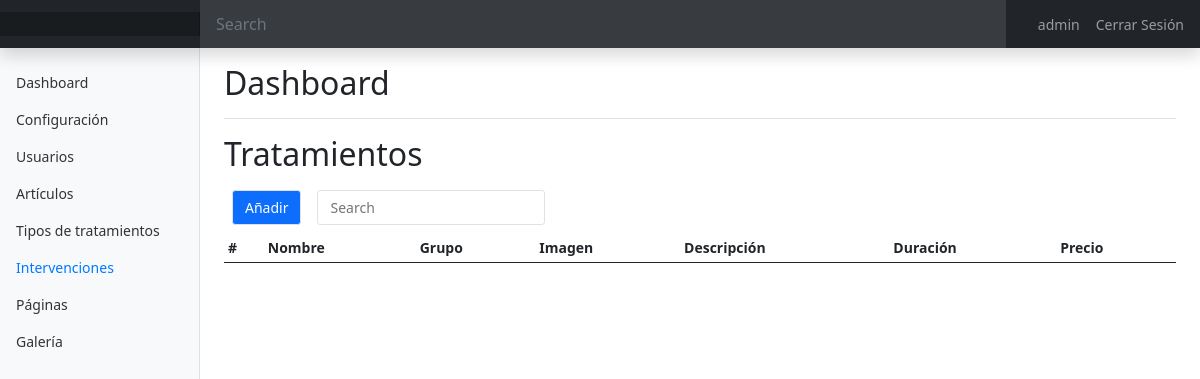
The page /admin.php?section=treatmentsInterventions (signed in) on the database as committed earlier.
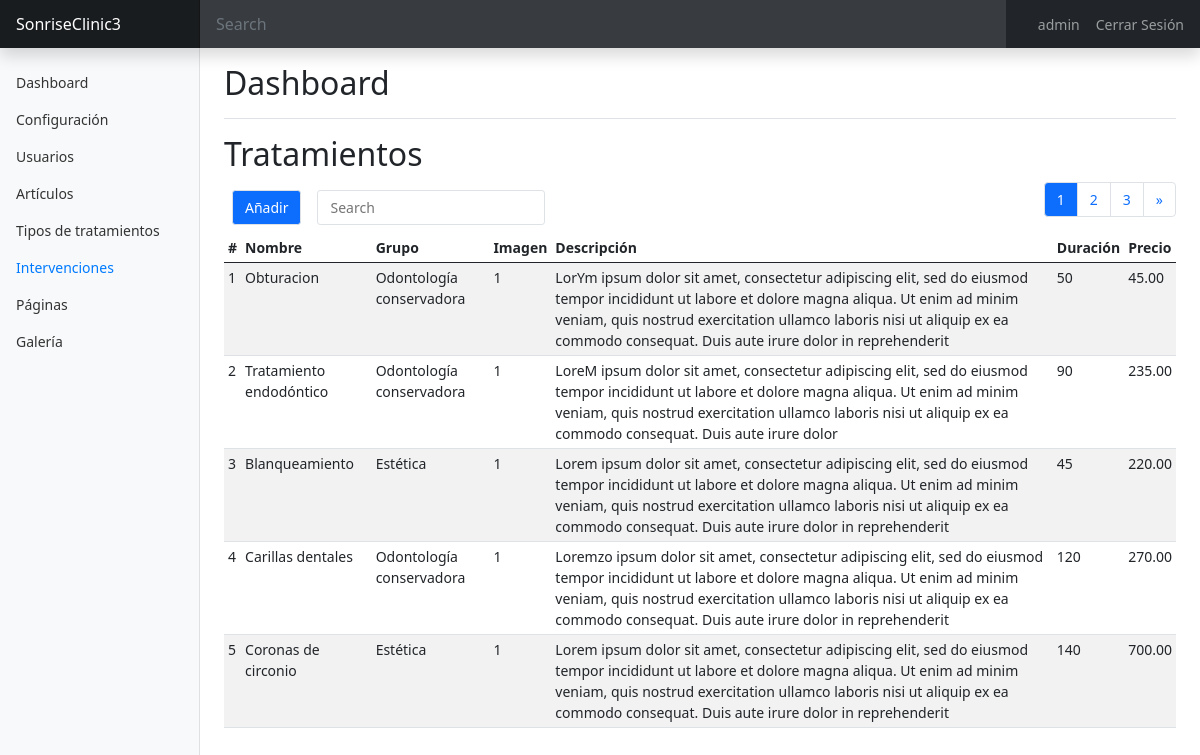
The same page on the database as committed later.
### tables this page shows
CREATE TABLE `settings` (
  `id` int(9) NOT NULL,
  `type` varchar(10) NOT NULL,
  `label` varchar(25) NOT NULL,
  `value` varchar(255) NOT NULL
);

CREATE TABLE `treatmentsinterventions` (
  `id` int(11) NOT NULL,
  `name` varchar(100) NOT NULL,
  `categorie` int(1) NOT NULL,
  `duration` int(3) NOT NULL,
  `price` float(6,2) NOT NULL,
  `info` varchar(400) NOT NULL,
  `image` int(8) NOT NULL
);

### includes/sessions.php (called while the page is built, shortened)
<?php
if (isset($_SESSION['lang'])) {
    $lang = $_SESSION['lang'];
} else {
    $lang = null;
}

### lang/es.php (called while the page is built)
<?php
$texts = array(
  'app_Title' => "SonriseClinic",
  'mn_Home' => "Inicio",
  'mn_News' => "Novedades",
  'mn_Categories' => "Categorías",
  'mn_Meeting' => "Gestión de Citas",
  'mn_Chat' => "Chat Interno",
  'mn_Speciality' => "Especialidades",
  'mn_Login' => "Iniciar Sesión",
  'mn_Logout' => "Cerrar Sesión",
  'mn_Admin' => "Panel de Control",
  'mn_Cites' => "Mis citas",
  'frm_Email' => "Dirección de correo electrónico",
  'frm_Pass' => "Clave",
  'frm_Send' => "Enviar",
  'frm_Remember' => "Recordar sesión",
  'frm_Name' => "Nick",
  'frm_FirstName' => "Nombre",
  'frm_LastName' => "Apellidos",
  'frm_Roles' => "Rol",
  'frm_Type' => "Grupo",
  'frm_Label' => "Etiqueta",
  'frm_Value' => "Valor",
  'frm_Title' => "Título",
  'frm_Subtitle' => "Subtítulo",
  'frm_Text' => "Texto",
  'frm_Image' => "Imagen",
  'frm_Desc' => "Descripción",
  'frm_Duration' => "Duración",
  'frm_Price' => "Precio",
  'frm_Categorie' => "Categoría",
  'frm_lblImages' => "Nombre",
  'frm_Src' => "Ubicación",
  'frm_lblLong' => "Texto pie de imagen",
  'frm_Style' => "Style-CSS",
  'btn_Update' => "Actualizar",
  'btn_Deleted' => "Eliminar",
  'btn_Ok' => "Aceptar",
  'btn_Close' => "Cerrar",
  'Learn_more' => 'Leer Más',
  'btn_AddUser' => 'Añadir nuevo usuario',
  'btn_Add' => 'Añadir',
  'sect_gallery' => "Galería",
  'sect_users' => "Usuarios",
  'sect_settings' => "Configuración",
  'sect_categories' => "Categorías",
  'sect_articles' => "Artículos",
  'sect_pages' => "Páginas",
  'sect_treatments' => "Tratamientos",
  'sect_treatmentsCategories' => "Tipos de tratamientos",
  'sect_Interventions' => "Intervenciones",
  'modal_title_confirm' => "Confirme opción",
  'modal_text_confirm' => "Esta opción no es posible deshacerla. Si realmente está seguro/a pulse en 'Aceptar'",
  'err_NotAutenticates' => "Usuario no registrado",
  'err_UpdateInfo' => "Fallo al actualizar los datos",
  'err_MissingData' => "Faltan datos por cumplimentar",
  'date_Published' => "Fecha de publicación",
);

### includes/functions.php (called while the page is built, shortened)
<?php
function __($str, $lang = null){
  if (file_exists('lang/'.$lang.'.php')):
    if ( isset($texts[$str]) ){
      $str = $texts[$str];
    }
  endif;
  return $str;
}

### includes/class.data.php (called while the page is built, shortened)
<?php
class DataBase
{
    var $connection;
    public function __construct()
    {
        if (DB_PASS == NULL)
            $this->connection = mysqli_connect(DB_SERVER, DB_USER, DB_NAME);
        else
            $this->connection = mysqli_connect(DB_SERVER, DB_USER, DB_PASS, DB_NAME);
        return true;
    }
    public function send($sql, $type = 'ARRAY')
    {
        $result = mysqli_query($this->connection, $sql) or die(mysqli_error($this->connection));
        $return = array();
        if ($type == 'ARRAY')
            while (($return[] = mysqli_fetch_array($result))) {
            }
        else
            while (($return[] = mysqli_fetch_assoc($result))) {
            }
        if (count($return) > 1)
            unset($return[count($return) - 1]);
        else
            $return = FALSE;
        return $return;
    }
    public function select($table, $where, $type = 'ARRAY')
    {
        $sql = "SELECT * FROM " . $table . " WHERE " . $where;
        $result = mysqli_query($this->connection, $sql);
        $return = array();
        if ($type == 'ARRAY')
            while (($return[] = mysqli_fetch_array($result))) {
            }
        else
            while (($return[] = mysqli_fetch_assoc($result))) {
            }
        if (count($return) > 1)
            unset($return[count($return) - 1]);
        else
            $return = FALSE;
        return $return;
    }
}

### admin/treatmentsInterventions.php (the view, shortened to what the changed rows need)
<?php
$categories = $db->send("SELECT name FROM treatmentsCategories;");
$categoriesNames = array();
foreach ($categories as $categorie) {
  array_push($categoriesNames, $categorie['name']);
}
?>
<h2><?= __('sect_treatments', $lang) ?></h2>
<div class="table-responsive">
  <?php
  include "admin/pagination.php";
  ?>
  <table class="table table-striped table-sm table-hover">
    <thead>
      <tr>
        <th>#</th>
        <th><?= __('frm_FirstName', $lang) ?></th>
        <th><?= __('frm_Type', $lang) ?></th>
        <th><?= __('frm_Image', $lang) ?></th>
        <th><?= __('frm_Desc', $lang) ?></th>
        <th><?= __('frm_Duration', $lang) ?></th>
        <th><?= __('frm_Price', $lang) ?></th>
      </tr>
    </thead>
    <tbody>
      <?php if (!empty($records)) :
        foreach ($records as $recordT) :
          if (isset($_GET['edit']) && $recordT['id'] == $_GET['edit']) :
            $class = " fw-bold";
          else :
            $class = "";
          endif;
      ?>
          <tr class="tbl-h<?= $class ?>" onclick="window.location='admin.php?section=treatmentsInterventions&page=<?= ($page) ?>&edit=<?= $recordT['id'] ?>';">
            <td><?= $recordT["id"] ?></td>
            <td><?= $recordT["name"] ?></td>
            <td><?= $categoriesNames[$recordT["categorie"] - 1] ?></td>
            <td><?= $recordT["image"] ?></td>
            <td><?= $recordT["info"] ?></td>
            <td><?= $recordT["duration"] ?></td>
            <td><?= $recordT["price"] ?></td>
          </tr>
      <?php
        endforeach;
      endif; ?>
    </tbody>
  </table>
</div>

### admin.php (shortened to what the changed rows need)
<?php
include("includes/functions.php");
include("includes/sessions.php");
if (isset($_GET["section"])) :
  $adm_pag = $_GET["section"];
else :
  $adm_pag = "dashboard";
endif;
$db = new DataBase(DB_SERVER, DB_USER, DB_PASS, DB_NAME, 1);
$param = $db->send("SELECT * FROM settings;");
?>
<!DOCTYPE html>
<html lang="<?= $lang ?>">
<?php require "admin/head.php"; ?>
<body>
  <header class="navbar navbar-dark sticky-top bg-dark flex-md-nowrap p-0 shadow">
    <a class="navbar-brand col-md-3 col-lg-2 me-0 px-3" href="index.php"><?= $param[0]["value"] ?></a>
    <input class="form-control form-control-dark w-100" type="text" placeholder="Search" aria-label="Search">
    <ul class="navbar-nav px-3" style="flex-direction: row;">
      <li class="nav-item text-nowrap">
      </li>
      <li class="nav-item text-nowrap">
      </li>
    </ul>
  </header>
  <div class="container-fluid">
    <div class="row">
      <main class="col-md-9 ms-sm-auto col-lg-10 px-md-4" style="margin-left:219px">
        <div class="d-flex justify-content-between flex-wrap flex-md-nowrap align-items-center pt-3 pb-2 mb-3 border-bottom">
          <h1 class="h2">Dashboard</h1>
        </div>
        <?php
        switch ($adm_pag):
          case ("treatmentsInterventions"):
            include "admin/treatmentsInterventions.php";
            break;
        endswitch;
        ?>
      </main>
    </div>
  </div>
</body>
</html>

### admin/pagination.php (shortened to what the changed rows need)
<?php
$maxRow = 5;
$row = $db->send("SELECT Count(*) as total FROM $adm_pag;");
$page = false;
if (!$page) {
  $start = 0;
  $page = 1;
} else {
  $start = ($page - 1) * $maxRow;
}
$numResult = $row[0]['total'];
$total_pages = ceil($numResult / $maxRow);
$records = $db->select($adm_pag, "1 = 1 ORDER BY id ASC LIMIT " . $start . ", " . $maxRow);
?>
<div class="d-flex bd-highlight">
  <nav aria-label="navigation flex-shrink-1">
    <ul class="pagination justify-content-end">
      <?php if ($total_pages >= 1) {
        if ($page != 1) { ?>
          <?php }
        for ($i = 1; $i <= $total_pages; $i++) {
          if ($page == $i) { ?>
            <li class="page-item"><span class="page-link bg-primary text-white" href="#"><?= $i ?></span></li>
          <?php } else { ?>
            <li class="page-item"><a class="page-link" href="admin.php?section=<?= $adm_pag ?>&page=<?= $i ?>"><?= $i ?></a></li>
          <?php }
        }
        if ($page != $total_pages) { ?>
          <li class="page-item"><a class="page-link" href="admin.php?section=<?= $adm_pag ?>&page=<?= $page + 1 ?>">&raquo;</a>
          </li>
      <?php }
      } ?>
    </ul>
  </nav>
</div>

Rows that differ between the two databases and show on the page:
added settings: value "SonriseClinic3"
added treatmentsinterventions: id "1", name "Obturacion", categorie "Odontología conservadora", image "1", info "LorYm ipsum dolor sit amet, consectetur adipiscing elit, sed do eiusmod tempor incididunt ut labore et dolore magna aliqua. Ut enim ad minim veniam, quis nostrud exercitation ullamco laboris nisi ut aliquip ex ea commodo consequat. Duis aute irure dolor in reprehenderit", duration "50", price "45.00"
added treatmentsinterventions: id "2", name "Tratamiento endodóntico", categorie "Odontología conservadora", image "1", info "LoreM ipsum dolor sit amet, consectetur adipiscing elit, sed do eiusmod tempor incididunt ut labore et dolore magna aliqua. Ut enim ad minim veniam, quis nostrud exercitation ullamco laboris nisi ut aliquip ex ea commodo consequat. Duis aute irure dolor", duration "90", price "235.00"
added treatmentsinterventions: id "3", name "Blanqueamiento", categorie "Estética", image "1", info "Lorem ipsum dolor sit amet, consectetur adipiscing elit, sed do eiusmod tempor incididunt ut labore et dolore magna aliqua. Ut enim ad minim veniam, quis nostrud exercitation ullamco laboris nisi ut aliquip ex ea commodo consequat. Duis aute irure dolor in reprehenderit", duration "45", price "220.00"
added treatmentsinterventions: id "4", name "Carillas dentales", categorie "Odontología conservadora", image "1", info "Loremzo ipsum dolor sit amet, consectetur adipiscing elit, sed do eiusmod tempor incididunt ut labore et dolore magna aliqua. Ut enim ad minim veniam, quis nostrud exercitation ullamco laboris nisi ut aliquip ex ea commodo consequat. Duis aute irure dolor in reprehenderit", duration "120", price "270.00"
added treatmentsinterventions: id "5", name "Coronas de circonio", categorie "Estética", image "1", info "Lorem ipsum dolor sit amet, consectetur adipiscing elit, sed do eiusmod tempor incididunt ut labore et dolore magna aliqua. Ut enim ad minim veniam, quis nostrud exercitation ullamco laboris nisi ut aliquip ex ea commodo consequat. Duis aute irure dolor in reprehenderit", duration "140", price "700.00"
Other text that changed with them:
new list line: "1"
new list line: "2"
new list line: "3"
